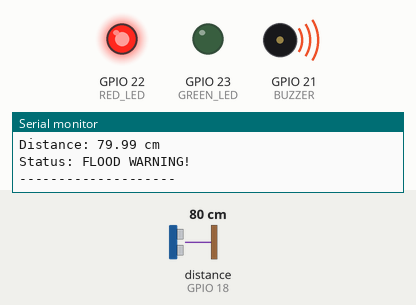
Bench run of a sketch on a simulated ESP32. On the bench: output pins drawn as LEDs (lit = HIGH), buzzer (waves = sounding), the last lines printed to the serial monitor. Wiring (from diagram.json): ultrasonic range finder: trigger GPIO 5; echo GPIO 18. The inputs (shaded band) are chosen by the test bench; at power-on: distance to the obstacle (sensor on GPIO 18) 80 cm. The echo pulse lasts 58.3 µs per cm; pins used as bus, display or sensor lines are not drawn.

Above: at 1.8 s.
1.9 s: distance to the obstacle (sensor on GPIO 18) set to 98 cm
3.4 s: distance to the obstacle (sensor on GPIO 18) set to 106 cm
At 4.9 s:
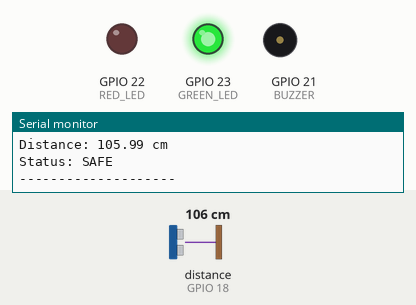
5.5 s: distance to the obstacle (sensor on GPIO 18) set to 2 cm
At 6.7 s:
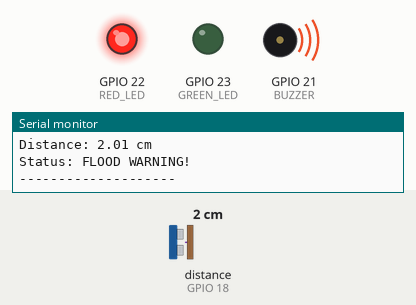
7.5 s: distance to the obstacle (sensor on GPIO 18) set to 120 cm
At 8.6 s:
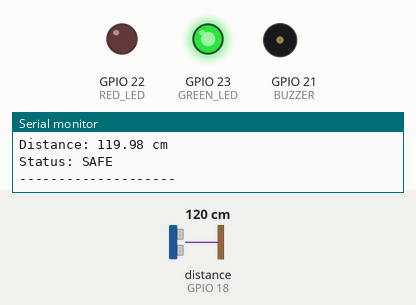
Timing chart, 0 to 10.5 s (numbered marks = the images above; inputs shaded):
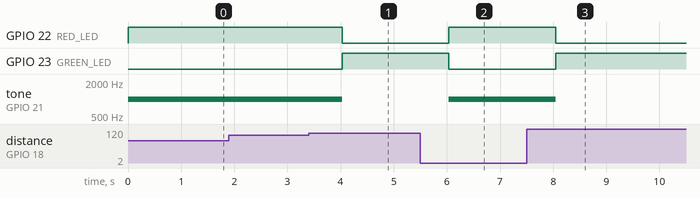

The sketch:

sketch.ino
```cpp
#define TRIG_PIN 5
#define ECHO_PIN 18

#define GREEN_LED 23
#define RED_LED 22
#define BUZZER 21

void setup() {
  Serial.begin(115200);

  pinMode(TRIG_PIN, OUTPUT);
  pinMode(ECHO_PIN, INPUT);

  pinMode(GREEN_LED, OUTPUT);
  pinMode(RED_LED, OUTPUT);
  pinMode(BUZZER, OUTPUT);
}

void loop() {

  // Send ultrasonic pulse
  digitalWrite(TRIG_PIN, LOW);
  delayMicroseconds(2);

  digitalWrite(TRIG_PIN, HIGH);
  delayMicroseconds(10);
  digitalWrite(TRIG_PIN, LOW);

  // Read echo
  long duration = pulseIn(ECHO_PIN, HIGH);

  // Calculate distance
  float distance = duration * 0.0343 / 2;

  Serial.print("Distance: ");
  Serial.print(distance);
  Serial.println(" cm");

  // Flood logic
  if (distance > 100) {
    // Safe water level
    digitalWrite(GREEN_LED, HIGH);
    digitalWrite(RED_LED, LOW);
    noTone(BUZZER);

    Serial.println("Status: SAFE");
  }
  else {
    // High water level
    digitalWrite(GREEN_LED, LOW);
    digitalWrite(RED_LED, HIGH);
    tone(BUZZER, 1000);

    Serial.println("Status: FLOOD WARNING!");
  }

  Serial.println("--------------------");

  delay(1000);
}
```

Measured:
- the behaviour switches between 100 and 101 cm on distance to the obstacle (sensor on GPIO 18) (found by bisection; images 0 and 1)
- after the input at 3.4 s, GPIO 22 (RED_LED): HIGH → LOW after 0.63 s; GPIO 23 (GREEN_LED): LOW → HIGH after 0.63 s; tone on GPIO 21 (BUZZER): 1000 Hz → silent after 0.63 s
- after the input at 5.5 s, GPIO 22 (RED_LED): LOW → HIGH after 0.54 s; GPIO 23 (GREEN_LED): HIGH → LOW after 0.54 s; tone on GPIO 21 (BUZZER): silent → 1000 Hz after 0.54 s
- after the input at 7.5 s, GPIO 22 (RED_LED): HIGH → LOW after 0.55 s; GPIO 23 (GREEN_LED): LOW → HIGH after 0.55 s; tone on GPIO 21 (BUZZER): 1000 Hz → silent after 0.55 s
